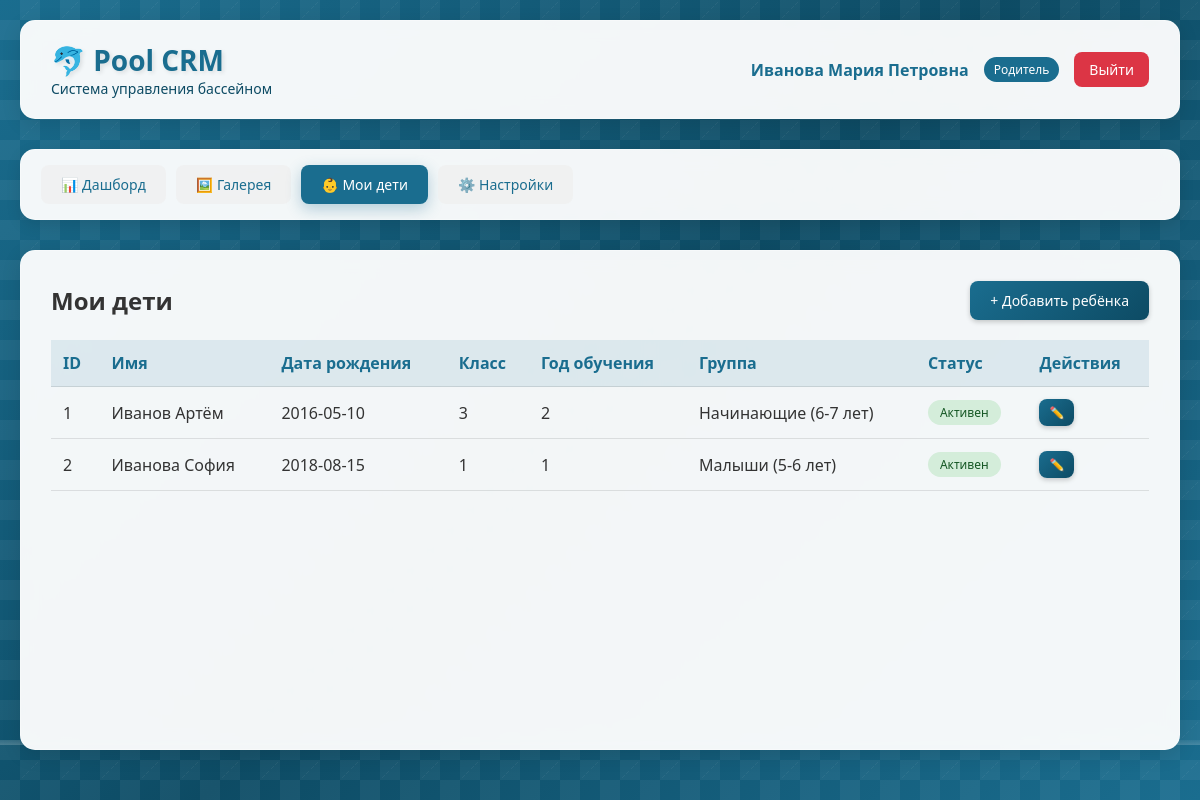
Page /children (signed in) on the committed database.
### database.py (models this page shows)
class ParentDB(Base):
    __tablename__ = "parents"
    id = Column(Integer, primary_key=True, index=True)
    role = Column(SQLEnum(UserRole), default=UserRole.PARENT)
    name = Column(String, nullable=False)
    email = Column(String, unique=True, nullable=False, index=True)
    phone = Column(String)
    password = Column(String, nullable=False)
    is_vk_linked = Column(Boolean, default=False)
    vk_id = Column(Integer, unique=True, nullable=True)
    vk_link_code = Column(String(6), nullable=True)
    vk_code_expires_at = Column(DateTime, nullable=True)
    notify_absences = Column(Boolean, default=True)
    notify_reminders = Column(Boolean, default=True)
    is_active = Column(Boolean, default=True)
    created_at = Column(String, default=lambda: datetime.now().strftime("%d.%m.%Y %H:%M"))
    children = relationship("ChildDB", back_populates="parent", cascade="all, delete-orphan")
    applications = relationship("ApplicationDB", back_populates="parent")
    notifications = relationship("NotificationDB", back_populates="parent")

class ChildDB(Base):
    __tablename__ = "children"
    id = Column(Integer, primary_key=True, index=True)
    parent_id = Column(Integer, ForeignKey("parents.id"), nullable=False)
    name = Column(String, nullable=False)
    birthdate = Column(Date, nullable=False)
    class_num = Column(Integer)
    study_year = Column(Integer)
    medical_note = Column(String)
    medical_date = Column(Date)
    is_active = Column(Boolean, default=True)
    parent = relationship("ParentDB", back_populates="children")
    enrollments = relationship("EnrollmentDB", back_populates="child")
    attendances = relationship("AttendanceDB", back_populates="child")
    transfer_history = relationship("TransferHistoryDB", back_populates="child")
    transfer_requests = relationship("TransferRequestDB", back_populates="child")
    applications = relationship("ApplicationDB", back_populates="child")  # <-- ДОБАВИТЬ

class GroupDB(Base):
    __tablename__ = "groups"
    id = Column(Integer, primary_key=True, index=True)
    name = Column(String, nullable=False)
    level = Column(Integer, nullable=False)
    coach_id = Column(Integer, ForeignKey("coaches.id"))
    max_capacity = Column(Integer, default=12)
    age_tolerance = Column(Float, default=1.0)
    is_active = Column(Boolean, default=True)
    created_at = Column(String, default=lambda: datetime.now().strftime("%d.%m.%Y %H:%M"))
    coach = relationship("CoachDB", back_populates="groups")
    time_slots = relationship("TimeSlotDB", back_populates="group", cascade="all, delete-orphan")
    enrollments = relationship("EnrollmentDB", back_populates="group")
    trainings = relationship("TrainingDB", back_populates="group")
    applications = relationship("ApplicationDB", back_populates="group")
    transfer_history_from = relationship("TransferHistoryDB", foreign_keys="TransferHistoryDB.from_group_id", back_populates="from_group")
    transfer_history_to = relationship("TransferHistoryDB", foreign_keys="TransferHistoryDB.to_group_id", back_populates="to_group")
    transfer_requests_from = relationship("TransferRequestDB", foreign_keys="TransferRequestDB.from_group_id", back_populates="from_group")
    transfer_requests_to = relationship("TransferRequestDB", foreign_keys="TransferRequestDB.suggested_group_id", back_populates="suggested_group")

### main.py (the view)
@app.get("/children", response_class=HTMLResponse)
async def children_list(request: Request, db: Session = Depends(get_db)):
    user = get_current_user(request, db)
    if not user:
        return RedirectResponse(url="/login")
    query = db.query(ChildDB).filter(ChildDB.is_active == True)
    if user["role"] == "parent":
        query = query.filter(ChildDB.parent_id == user["id"])
    children = query.all()
    children_data = []
    for child in children:
        enrollment = db.query(EnrollmentDB).filter(EnrollmentDB.child_id == child.id, EnrollmentDB.status == EnrollmentStatus.ACTIVE).first()
        children_data.append({"id": child.id, "name": child.name, "birthdate": child.birthdate, "class_num": child.class_num, "study_year": child.study_year, "group_name": enrollment.group.name if enrollment else None, "is_active": child.is_active})
    return templates.TemplateResponse(name="children.html", request=request, context={"request": request, "user": user, "children": children_data})

### templates/children.html (shortened to what this page needs)
{% extends "base.html" %}
{% block content %}
<div class="action-bar">
    <h2>{% if user.role == 'parent' %}Мои дети{% else %}Управление детьми{% endif %}</h2>
    {% if user.role == 'parent' %}
    <a href="/children/add" class="btn btn-primary">+ Добавить ребёнка</a>
    {% endif %}
</div>
<table class="data-table">
    <thead>
        <tr>
            <th>ID</th>
            <th>Имя</th>
            <th>Дата рождения</th>
            <th>Класс</th>
            <th>Год обучения</th>
            <th>Группа</th>
            <th>Статус</th>
            {% if user.role == 'admin' or user.role == 'parent' %}
            <th>Действия</th>
            {% endif %}
        </tr>
    </thead>
    <tbody>
        {% for child in children %}
        <tr>
            <td>{{ child.id }}</td>
            <td>{{ child.name }}</td>
            <td>{{ child.birthdate }}</td>
            <td>{{ child.class_num or '-' }}</td>
            <td>{{ child.study_year or '-' }}</td>
            <td>{{ child.group_name or 'Не назначен' }}</td>
            <td>
                <span class="status-badge {% if child.is_active %}status-active{% else %}status-completed{% endif %}">
                    {% if child.is_active %}Активен{% else %}Неактивен{% endif %}
                </span>
            </td>
            {% if user.role == 'admin' or user.role == 'parent' %}
            <td>
                {% if user.role == 'parent' %}
                <a href="/children/{{ child.id }}/edit" class="btn btn-sm btn-primary">✏️</a>
                {% endif %}
            </td>
            {% endif %}
        </tr>
        {% endfor %}
    </tbody>
</table>
{% endblock %}

### templates/base.html (shortened to what this page needs)
<!DOCTYPE html>
<html lang="ru">
<head>
    <link rel="stylesheet" href="/static/style.css">
</head>
<body>
    <div class="background-pool">
        <div class="waves"></div>
        <div class="bubbles"></div>
    </div>
    <div class="container">
        <div class="header">
            <div class="logo">
                <h1>🐬 Pool CRM</h1>
                <p>Система управления бассейном</p>
            </div>
            <div class="user-info">
                <span class="user-name">{{ user.name }}</span>
                <span class="user-role">
                    {% if user.role == 'admin' %}Администратор
                    {% elif user.role == 'coach' %}Тренер
                    {% else %}Родитель{% endif %}
                </span>
                <a href="/logout" class="logout-btn">Выйти</a>
            </div>
        </div>
        <div class="nav-menu">
            <a href="/dashboard" class="nav-link {% if request.url.path == '/dashboard' %}active{% endif %}">📊 Дашборд</a>
            <a href="/gallery" class="nav-link {% if request.url.path == '/gallery' %}active{% endif %}">🖼️ Галерея</a>
            {% if user.role == 'parent' %}
            <a href="/children" class="nav-link {% if request.url.path == '/children' %}active{% endif %}">👶 Мои дети</a>
            <a href="/profile" class="nav-link {% if request.url.path == '/profile' %}active{% endif %}">⚙️ Настройки</a>
            {% endif %}
        </div>
        <div class="content">
            {% block content %}{% endblock %}
        </div>
    </div>
</body>
</html>

### static/style.css (style rules this page uses)
* { margin: 0; padding: 0; box-sizing: border-box; }
body { font-family: 'Segoe UI', Tahoma, Geneva, Verdana, sans-serif; min-height: 100vh; color: #333; position: relative; overflow-x: hidden; }
.background-pool { position: fixed; top: 0; left: 0; width: 100%; height: 100%; z-index: -1; overflow: hidden; }
.waves { position: absolute; bottom: 0; left: 0; width: 100%; height: 100px; background: repeating-linear-gradient( transparent 0px, transparent 40px, rgba(255, 255, 255, 0.1) 40px, rgba(255, 255, 255, 0.2) 45px, transparent 45px, transparent 90px ); animation: moveWaves 3s linear infinite; }
.bubbles { position: absolute; width: 100%; height: 100%; overflow: hidden; }
.container { max-width: 1200px; margin: 0 auto; padding: 20px; position: relative; z-index: 1; }
.header { background: rgba(255, 255, 255, 0.95); backdrop-filter: blur(10px); border-radius: 15px; padding: 20px 30px; margin-bottom: 30px; box-shadow: 0 5px 20px rgba(0,0,0,0.1); display: flex; justify-content: space-between; align-items: center; flex-wrap: wrap; border: 1px solid rgba(255, 255, 255, 0.3); }
.logo h1 { color: #1a6d8f; font-size: 28px; text-shadow: 2px 2px 4px rgba(0,0,0,0.1); }
.logo p { color: #0d4b64; font-size: 14px; }
.user-info { display: flex; align-items: center; gap: 15px; }
.user-name { font-weight: 600; color: #1a6d8f; }
.user-role { background: #1a6d8f; color: white; padding: 4px 10px; border-radius: 20px; font-size: 12px; }
.logout-btn { background: #dc3545; color: white; border: none; padding: 8px 15px; border-radius: 8px; cursor: pointer; text-decoration: none; font-size: 14px; transition: all 0.3s; }
.nav-menu { background: rgba(255, 255, 255, 0.95); backdrop-filter: blur(10px); border-radius: 15px; padding: 15px 20px; margin-bottom: 30px; box-shadow: 0 5px 15px rgba(0,0,0,0.1); display: flex; gap: 10px; flex-wrap: wrap; border: 1px solid rgba(255, 255, 255, 0.3); }
.nav-link { background: rgba(240, 240, 240, 0.8); border: none; padding: 10px 20px; border-radius: 8px; cursor: pointer; text-decoration: none; color: #1a6d8f; font-size: 14px; font-weight: 500; transition: all 0.3s; }
.nav-link.active { background: #1a6d8f; color: white; box-shadow: 0 5px 15px rgba(26, 109, 143, 0.3); }
.content { background: rgba(255, 255, 255, 0.95); backdrop-filter: blur(10px); border-radius: 15px; padding: 30px; box-shadow: 0 5px 20px rgba(0,0,0,0.1); min-height: 500px; border: 1px solid rgba(255, 255, 255, 0.3); }
.data-table { width: 100%; border-collapse: collapse; margin-top: 20px; }
.data-table th, .data-table td { padding: 12px; text-align: left; border-bottom: 1px solid rgba(0,0,0,0.1); }
.data-table th { background: rgba(26, 109, 143, 0.1); font-weight: 600; color: #1a6d8f; }
.btn { padding: 10px 20px; border: none; border-radius: 8px; cursor: pointer; font-size: 14px; font-weight: 500; transition: all 0.3s; text-decoration: none; display: inline-block; }
.btn-primary { background: linear-gradient(135deg, #1a6d8f, #0d4b64); color: white; box-shadow: 0 2px 5px rgba(0,0,0,0.2); }
.btn-sm { padding: 5px 10px; font-size: 12px; }
.status-badge { display: inline-block; padding: 4px 12px; border-radius: 20px; font-size: 12px; font-weight: 500; }
.status-active { background: #d4edda; color: #155724; }
.action-bar { display: flex; justify-content: space-between; align-items: center; margin-bottom: 20px; flex-wrap: wrap; gap: 15px; }

### rows in the picture
ParentDB: name "Иванова Мария Петровна"
ChildDB: name "Иванов Артём", birthdate "2016-05-10"
GroupDB: name "Начинающие (6-7 лет)"
ChildDB: name "Иванова София", birthdate "2018-08-15"
GroupDB: name "Малыши (5-6 лет)"

### other values in the picture
{{ child.id }} "1" "2"
{{ child.class_num or '-' }} "3" "1"
{{ child.study_year or '-' }} "2" "1"
